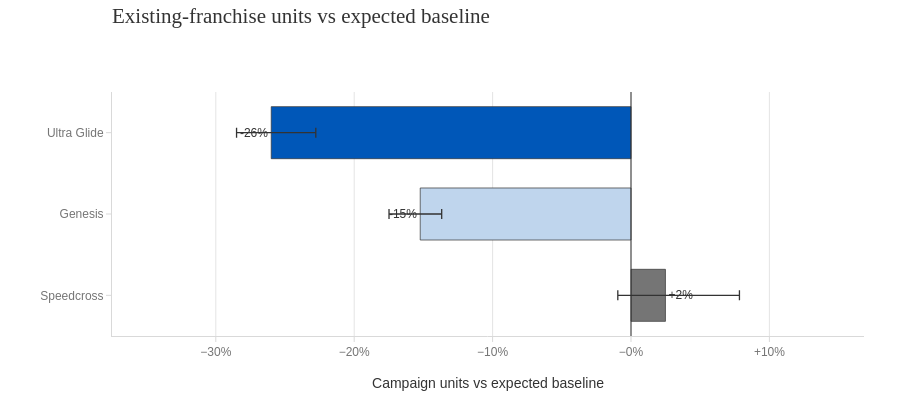

This figure's notebook cell:
### Code cell
central = {fr: np.mean([specs[fr]["observed"] / specs[fr][s] - 1 for s in spec_names])
           for fr in EXISTING_FRANCHISES}
spans = {fr: [specs[fr]["observed"] / specs[fr][s] - 1 for s in spec_names] for fr in EXISTING_FRANCHISES}

values = np.array([central[fr] for fr in EXISTING_FRANCHISES])
range_low = np.array([min(spans[fr]) for fr in EXISTING_FRANCHISES])
range_high = np.array([max(spans[fr]) for fr in EXISTING_FRANCHISES])

fig = go.Figure(go.Bar(
    x=values,
    y=EXISTING_FRANCHISES,
    orientation="h",
    marker=dict(
        color=[SALOMON_BLUE if franchise == "Ultra Glide" else BLUE_LIGHT if central[franchise] < 0 else MUTED
               for franchise in EXISTING_FRANCHISES],
        line=dict(color=INK, width=0.7),
    ),
    error_x=dict(
        type="data", symmetric=False,
        array=range_high - values, arrayminus=values - range_low,
        color=INK, thickness=1.3, width=5,
    ),
    text=[f"{value:+.0%}" for value in values],
    textposition="outside",
    textfont=dict(color=INK, size=12),
    cliponaxis=False,
    customdata=np.column_stack([range_low, range_high]),
    hovertemplate=(
        "%{y}<br>Mean vs baseline: %{x:+.1%}"
        "<br>Specification range: %{customdata[0]:+.1%} to %{customdata[1]:+.1%}<extra></extra>"
    ),
))
fig.add_vline(x=0, line=dict(color=INK, width=1))
fig.update_xaxes(
    title="Campaign units vs expected baseline",
    tickformat="+.0%",
    range=[range_low.min() - 0.09, range_high.max() + 0.09],
)
fig.update_yaxes(autorange="reversed", title=None, showgrid=False)
show_campaign_chart(
    fig,
    "Existing-franchise units vs expected baseline",
    height=370,
    left_margin=112,
    export_name="02_existing_franchise_units_vs_baseline.png",
)

### Figure 1 — Plotly figure (JSON) as saved in the notebook; plotly's stock layout.template omitted (floating-point values rounded to 4 significant figures)
{"data": [{"cliponaxis": false, "customdata": [[-0.285, -0.2278], [-0.1748, -0.1368], [-0.00953, 0.07835]], "error_x": {"array": [0.0322, 0.01552, 0.05347], "arrayminus": [0.02505, 0.02254, 0.03441], "color": "#333333", "symmetric": false, "thickness": 1.3, "type": "data", "width": 5}, "hovertemplate": "%{y}<br>Mean vs baseline: %{x:+.1%}<br>Specification range: %{customdata[0]:+.1%} to %{customdata[1]:+.1%}<extra></extra>", "marker": {"color": ["#0057B8", "#BFD5ED", "#757575"], "line": {"color": "#333333", "width": 0.7}}, "orientation": "h", "text": ["-26%", "-15%", "+2%"], "textfont": {"color": "#333333", "size": 12}, "textposition": "outside", "type": "bar", "x": [-0.26, -0.1523, 0.02488], "y": ["Ultra Glide", "Genesis", "Speedcross"]}], "layout": {"bargap": 0.36, "height": 394, "hovermode": "closest", "margin": {"b": 58, "l": 112, "r": 36, "t": 92}, "shapes": [{"line": {"color": "#333333", "width": 1}, "type": "line", "x0": 0, "x1": 0, "xref": "x", "y0": 0, "y1": 1, "yref": "y domain"}], "title": {"automargin": true, "font": {"color": "#333333", "family": "Georgia, Times New Roman, serif", "size": 21}, "pad": {"b": 12}, "subtitle": {"font": {"color": "#757575", "family": "Arial, Helvetica, sans-serif", "size": 12}, "text": ""}, "text": "Existing-franchise units vs expected baseline", "x": 0, "xanchor": "left", "xref": "paper", "y": 0.98, "yanchor": "top", "yref": "container"}, "xaxis": {"gridcolor": "#D9D9D9", "linecolor": "#D9D9D9", "range": [-0.375, 0.1684], "showline": true, "tickcolor": "#D9D9D9", "tickformat": "+.0%", "ticks": "outside", "title": {"text": "Campaign units vs expected baseline"}}, "yaxis": {"autorange": "reversed", "gridcolor": "#D9D9D9", "linecolor": "#D9D9D9", "showgrid": false, "showline": true, "tickcolor": "#D9D9D9", "ticks": "outside", "title": {}}}}
